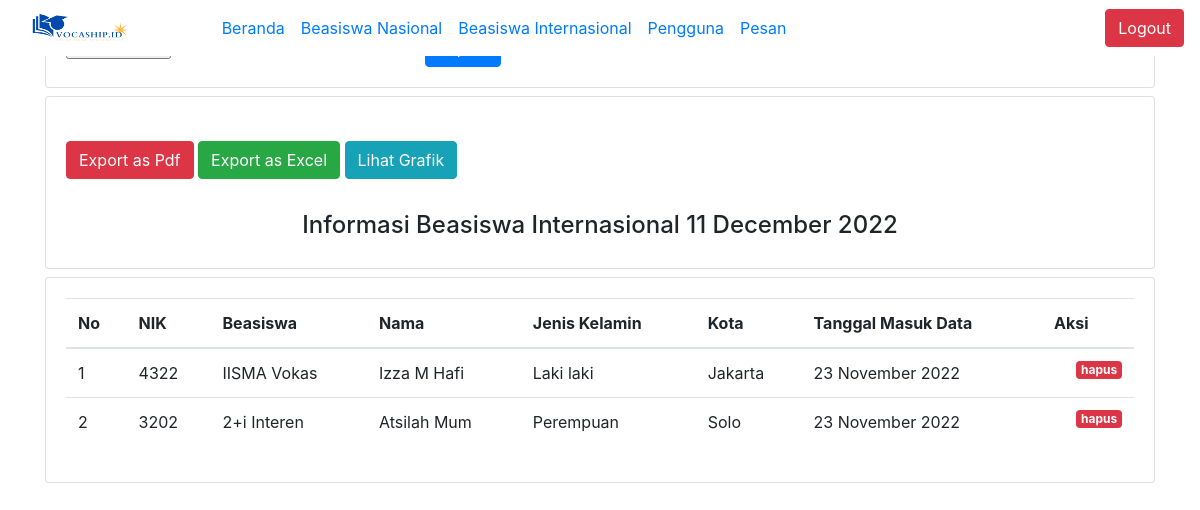
/index.php/beasiswai, run on the app's committed database.
### tables this page shows
CREATE TABLE `beasiswa_internasional` (
  `id` int(11) NOT NULL,
  `nik` int(11) NOT NULL,
  `beasiswa` varchar(11) NOT NULL,
  `nama` varchar(11) NOT NULL,
  `jenis_kelamin` varchar(11) NOT NULL,
  `kota` varchar(12) NOT NULL,
  `date_modified` int(11) NOT NULL,
  `date_created` int(11) NOT NULL
);

### application/controllers/BeasiswaI.php (called while the page is built, shortened)
<?php
class BeasiswaI extends CI_Controller
{
    public function __construct()
    {
        $this->load->model('BeasiswaI_model');
    }
    public function index()
    {
        $tanggalawal = $this->input->get('tanggalawal');
        $tanggalakhir = $this->input->get('tanggalakhir');
        $data['title'] = 'Export Import';
        $data['semuabeasiswai'] = $this->BeasiswaI_model->getdatabeasiswai($tanggalawal, $tanggalakhir);
        $this->load->view('index/indexi', $data);
    }
}

### index.php (called while the page is built, shortened)
<?php
require_once BASEPATH.'core/CodeIgniter.php';

### application/models/BeasiswaI_model.php (called while the page is built, shortened)
<?php
class BeasiswaI_model extends CI_Model
{
    public function getdatabeasiswai($tanggalawal = null, $tanggalakhir = null)
    {
        return $this->db->get('beasiswa_internasional')->result_array();
    }
}

### application/views/index/indexi.php (the view, shortened to what this page needs)
<!doctype html>
<html lang="en">
<head>
</head>
<body>
    <div class="container">
        <div class="row mt-2">
            <div class="col-12">
                <div class="card">
                    <div class="card-body">
                        <?= form_open_multipart('beasiswai/uploaddata') ?>
                        <div class="form-row">
                            <div class="col-4">
                            </div>
                            <div class="col">
                                <button type="submit" class="btn btn-primary">Import</button>
                            </div>
                            <div class="col">
                            </div>
                        </div>
                        <?= form_close(); ?>
                    </div>
                </div>
                <div class="card mt-2">
                    <div class="card-body">
                        <?php
                        $tanggalwal = $this->input->get('tanggalawal');
                        $tanggakhir = $this->input->get('tanggalakhir');
                        ?>
                        <?php if (!$tanggalwal && !$tanggakhir) : ?>
                            <a href="<?= base_url('beasiswai/mpdfi'); ?>" class="btn btn-danger">Export as Pdf</a>
                            <a href="<?= base_url('beasiswai/exceli'); ?>" class="btn btn-success">Export as Excel</a>
                            <a href="<?= base_url('beasiswai/highcharti'); ?>" class="btn btn-info">Lihat Grafik</a>
                            <br><br>
                            <h4 class="text-center mt-2">Informasi Beasiswa Internasional <?= date('d F Y'); ?> </h4>
                        <?php endif; ?>
                    </div>
                </div>
                <div class="card mt-2">
                    <div class="card-body">
                        <table class="table table-hover">
                            <thead>
                                <tr>
                                    <th scope="col">No</th>
                                    <th scope="col">NIK</th>
                                    <th scope="col">Beasiswa</th>
                                    <th scope="col">Nama</th>
                                    <th scope="col">Jenis Kelamin</th>
                                    <th scope="col">Kota</th>
                                    <th scope="col">Tanggal Masuk Data</th>
                                    <th scope="col">Aksi</th>
                                </tr>
                            </thead>
                            <tbody>
                                <?php $i = 1;
                                foreach ($semuabeasiswai as $beasiswai) : ?>
                                    <tr>
                                        <td><?= $i++; ?></td>
                                        <td><?= $beasiswai['nik']; ?></td>
                                        <td><?= $beasiswai['beasiswa']; ?></td>
                                        <td><?= $beasiswai['nama']; ?></td>
                                        <td><?= $beasiswai['jenis_kelamin']; ?></td>
                                        <td><?= $beasiswai['kota']; ?></td>
                                        <td><?= date('d F Y', $beasiswai['date_created']);  ?></td>
                                        <td>
                                            <a href="<?= base_url(); ?>beasiswai/hapus/<?= $beasiswai ['id']; ?>"
                                            class="badge badge-danger float-right" onclick="return confirm('yakin?');">hapus</a>
                                        </td>
                                    </tr> <?php endforeach; ?>
                            </tbody>
                        </table>
                    </div>
                </div>
            </div>
        </div>
    </div>
</body>

### data on the page
beasiswa_internasional: nik "4322", beasiswa "IISMA Vokas", nama "Izza M Hafi", jenis_kelamin "Laki laki", kota "Jakarta", date_created "23 November 2022"
beasiswa_internasional: nik "3202", beasiswa "2+i Interen", nama "Atsilah Mum", jenis_kelamin "Perempuan", kota "Solo", date_created "23 November 2022"
